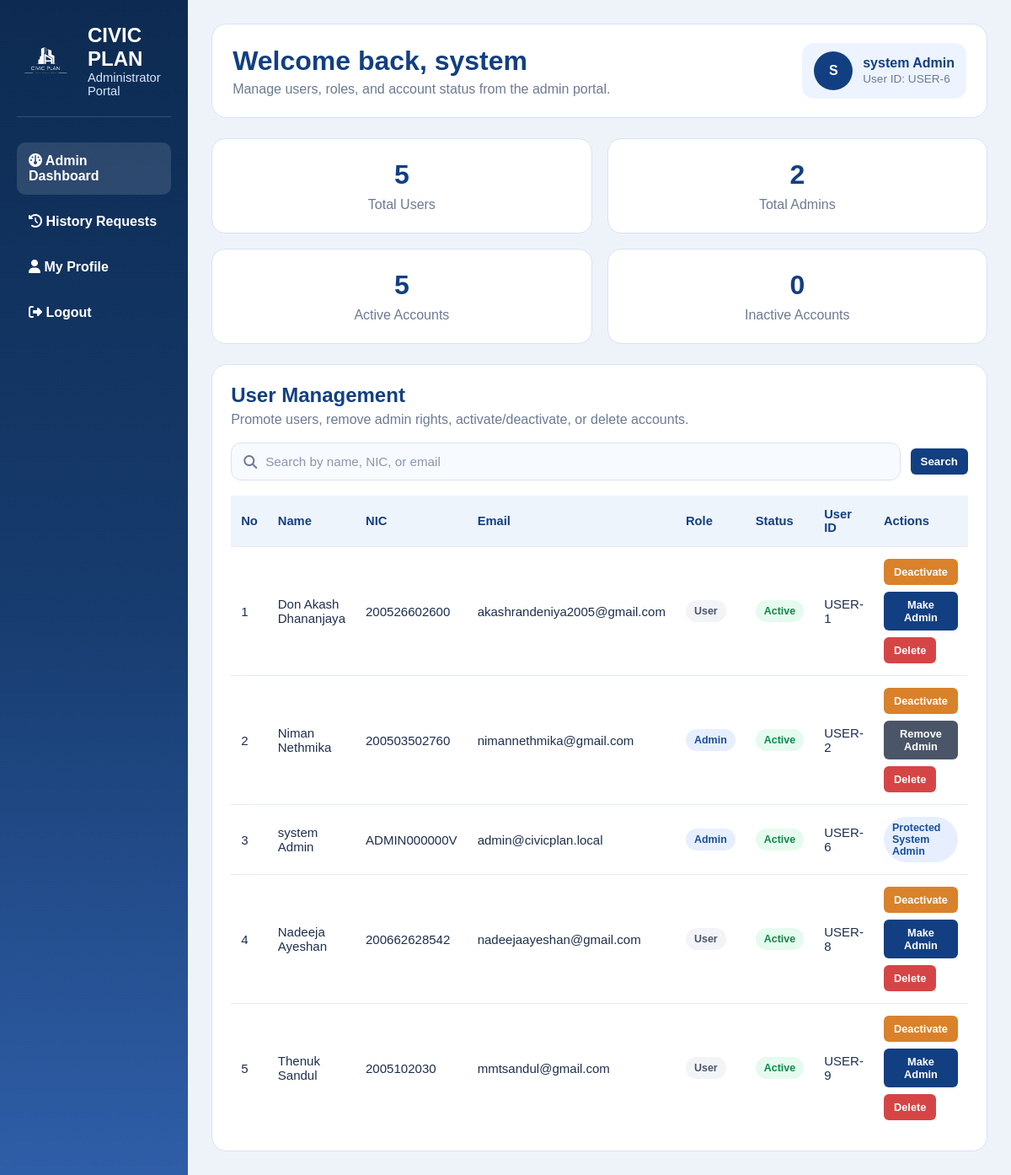
The app's page /admin/dashboard (signed in) with its own data.
### tables this page shows
CREATE TABLE users (
    user_id INTEGER PRIMARY KEY AUTOINCREMENT,
    first_name TEXT NOT NULL,
    last_name TEXT NOT NULL,
    phone_number TEXT,
    email TEXT UNIQUE NOT NULL,
    password_hash TEXT NOT NULL,
    date_of_birth TEXT,
    address TEXT,
    city TEXT,
    nic TEXT UNIQUE NOT NULL,
    is_admin BOOLEAN DEFAULT FALSE,
    created_at TEXT DEFAULT CURRENT_TIMESTAMP
, employee_id TEXT, is_active BOOLEAN DEFAULT 1);

### routes/admin_routes.py (the view)
@admin_bp.route("/admin/dashboard")
def admin_dashboard():
    admin_user, redirect_response = admin_required()
    if redirect_response:
        return redirect_response
    search_query = request.args.get("search", "").strip()
    conn = get_connection()
    cursor = conn.cursor()
    cursor.execute("SELECT COUNT(*) AS total_users FROM users")
    total_users = cursor.fetchone()["total_users"]
    cursor.execute("SELECT COUNT(*) AS total_admins FROM users WHERE is_admin = 1")
    total_admins = cursor.fetchone()["total_admins"]
    cursor.execute("SELECT COUNT(*) AS active_users FROM users WHERE is_active = 1")
    active_users = cursor.fetchone()["active_users"]
    cursor.execute("SELECT COUNT(*) AS inactive_users FROM users WHERE is_active = 0")
    inactive_users = cursor.fetchone()["inactive_users"]
    if search_query:
        like_term = f"%{search_query}%"
        cursor.execute(
            """
            SELECT *
            FROM users
            WHERE (
                first_name || ' ' || last_name LIKE ?
                OR first_name LIKE ?
                OR last_name LIKE ?
                OR nic LIKE ?
                OR email LIKE ?
            )
            ORDER BY user_id ASC
            """,
            (like_term, like_term, like_term, like_term, like_term),
        )
    else:
        cursor.execute(
            """
            SELECT *
            FROM users
            ORDER BY user_id ASC
            """
        )
    users = cursor.fetchall()
    conn.close()
    return render_template(
        "admin_dashboard.html",
        user=admin_user,
        users=users,
        total_users=total_users,
        total_admins=total_admins,
        active_users=active_users,
        inactive_users=inactive_users,
        search_query=search_query,
    )

### database/db_connection.py (called while the page is built)
def get_connection():
    conn = sqlite3.connect(db_path)
    conn.row_factory = sqlite3.Row
    conn.execute("PRAGMA foreign_keys = ON")
    return conn

### routes/admin_routes.py (called while the page is built)
def get_current_user():
    if "user_id" not in session:
        return None
    conn = get_connection()
    cursor = conn.cursor()
    cursor.execute("""
        SELECT * FROM users
        WHERE user_id = ?
    """, (session["user_id"],))
    user = cursor.fetchone()
    conn.close()
    return user

def admin_required():
    user = get_current_user()
    if not user:
        flash("Please sign in first.", "error")
        return None, redirect(url_for("auth.login"))
    if not user["is_admin"]:
        flash("Admin access only.", "error")
        return None, redirect(url_for("main.dashboard"))
    return user, None

### templates/admin_dashboard.html (shortened to what this page needs)
<!DOCTYPE html>
<html lang="en">
<head>
    <link rel="stylesheet" href="{{ url_for('static', filename='admin_dashboard.css') }}" />
    <link rel="stylesheet" href="https://cdnjs.cloudflare.com/ajax/libs/font-awesome/6.5.0/css/all.min.css" />
</head>
<body>
    <div class="admin-shell">
        <aside class="sidebar">
            <div class="sidebar-brand">
                <img src="{{ url_for('static', filename='images/logo-removebackground.png') }}" alt="Logo">
                <div>
                    <h2>CIVIC PLAN</h2>
                    <p>Administrator Portal</p>
                </div>
            </div>
            <nav class="sidebar-nav">
                <a href="{{ url_for('admin.admin_dashboard') }}" class="active">
                    <i class="fa-solid fa-gauge"></i> Admin Dashboard
                </a>
                <a href="{{ url_for('admin.admin_transaction_history_requests') }}">
                    <i class="fa-solid fa-clock-rotate-left"></i> History Requests
                </a>
                <a href="{{ url_for('user.account') }}">
                    <i class="fa-solid fa-user"></i> My Profile
                </a>
                <a href="{{ url_for('auth.logout') }}">
                    <i class="fa-solid fa-right-from-bracket"></i> Logout
                </a>
            </nav>
        </aside>
        <main class="main-content">
            <header class="topbar">
                <div>
                    <h1>Welcome back, {{ user['first_name'] }}</h1>
                    <p>Manage users, roles, and account status from the admin portal.</p>
                </div>
                <div class="admin-chip">
                    <div class="avatar">{{ user['first_name'][0] | upper }}</div>
                    <div>
                        <strong>{{ user['first_name'] }} {{ user['last_name'] }}</strong>
                        <span>User ID: USER-{{ user['user_id'] }}</span>
                    </div>
                </div>
            </header>
            <section class="stats-grid">
                <div class="stat-card">
                    <h3>{{ total_users }}</h3>
                    <p>Total Users</p>
                </div>
                <div class="stat-card">
                    <h3>{{ total_admins }}</h3>
                    <p>Total Admins</p>
                </div>
                <div class="stat-card">
                    <h3>{{ active_users }}</h3>
                    <p>Active Accounts</p>
                </div>
                <div class="stat-card">
                    <h3>{{ inactive_users }}</h3>
                    <p>Inactive Accounts</p>
                </div>
            </section>
            <section class="panel">
                <div class="panel-header">
                    <h2>User Management</h2>
                    <p>Promote users, remove admin rights, activate/deactivate, or delete accounts.</p>
                </div>
                <form class="search-form" method="GET" action="{{ url_for('admin.admin_dashboard') }}">
                    <div class="search-input-group">
                        <i class="fa-solid fa-magnifying-glass"></i>
                        <input type="text" name="search" placeholder="Search by name, NIC, or email"
                            value="{{ search_query if search_query else '' }}" />
                    </div>
                    <button type="submit" class="btn primary">Search</button>
                </form>
                <div class="table-wrap">
                    <table>
                        <thead>
                            <tr>
                                <th>No</th>
                                <th>Name</th>
                                <th>NIC</th>
                                <th>Email</th>
                                <th>Role</th>
                                <th>Status</th>
                                <th>User ID</th>
                                <th>Actions</th>
                            </tr>
                        </thead>
                        <tbody>
                            {% if users %}
                            {% for u in users %}
                            <tr>
                                <td>{{ loop.index }}</td>
                                <td>{{ u['first_name'] }} {{ u['last_name'] }}</td>
                                <td>{{ u['nic'] if u['nic'] else '-' }}</td>
                                <td>{{ u['email'] }}</td>
                                <td>
                                    {% if u['is_admin'] %}
                                    <span class="badge admin">Admin</span>
                                    {% else %}
                                    <span class="badge user">User</span>
                                    {% endif %}
                                </td>
                                <td>
                                    {% if u['is_active'] %}
                                    <span class="badge active">Active</span>
                                    {% else %}
                                    <span class="badge inactive">Inactive</span>
                                    {% endif %}
                                </td>
                                <td>USER-{{ u['user_id'] }}</td>
                                <td>
                                    {% set is_system_admin = (u['email'] == 'admin@civicplan.local' and u['nic'] ==
                                    'ADMIN000000V') %}
                                    {% if is_system_admin %}
                                    <div class="action-buttons">
                                        <span class="badge admin">Protected System Admin</span>
                                    </div>
                                    {% else %}
                                    <div class="action-buttons">
                                        <form action="{{ url_for('admin.toggle_user_status', user_id=u['user_id']) }}"
                                            method="POST">
                                            <button type="submit" class="btn small warning">
                                                {% if u['is_active'] %}Deactivate{% else %}Activate{% endif %}
                                            </button>
                                        </form>
                                        {% if not u['is_admin'] %}
                                        <form action="{{ url_for('admin.make_admin', user_id=u['user_id']) }}"
                                            method="POST">
                                            <button type="submit" class="btn small primary">Make Admin</button>
                                        </form>
                                        {% else %}
                                        <form action="{{ url_for('admin.remove_admin', user_id=u['user_id']) }}"
                                            method="POST">
                                            <button type="submit" class="btn small secondary">Remove Admin</button>
                                        </form>
                                        {% endif %}
                                        <form action="{{ url_for('admin.delete_user', user_id=u['user_id']) }}"
                                            method="POST"
                                            onsubmit="return confirm('Are you sure you want to delete this user?');">
                                            <button type="submit" class="btn small danger">Delete</button>
                                        </form>
                                    </div>
                                    {% endif %}
                                </td>
                            </tr>
                            {% endfor %}
                            {% else %}
                            <tr>
                                <td colspan="8" class="no-results">No users found.</td>
                            </tr>
                            {% endif %}
                        </tbody>
                    </table>
                </div>
            </section>
        </main>
    </div>
</body>
</html>

### static/admin_dashboard.css (style rules this page uses)
* { margin: 0; padding: 0; box-sizing: border-box; font-family: Arial, Helvetica, sans-serif; }
body { background: #eef3fa; color: #1e2f4d; }
.admin-shell { display: flex; min-height: 100vh; }
.sidebar { width: 280px; min-height: 100vh; background: linear-gradient(to bottom, #0d2b52, #163b6d, #2f5ea8); color: white; padding: 28px 20px; }
.main-content { flex: 1; padding: 28px; }
.sidebar-brand { display: flex; align-items: center; gap: 14px; margin-bottom: 30px; padding-bottom: 22px; border-bottom: 1px solid rgba(255, 255, 255, 0.15); }
.sidebar-brand img { width: 70px; height: auto; }
.sidebar-brand h2 { font-size: 1.5rem; }
.sidebar-brand p { color: #d8e7ff; font-size: 0.92rem; }
.sidebar-nav { display: flex; flex-direction: column; gap: 10px; }
.sidebar-nav a { color: white; text-decoration: none; padding: 13px 14px; border-radius: 10px; font-weight: 600; }
.sidebar-nav a:hover, .sidebar-nav a.active { background: rgba(255, 255, 255, 0.12); }
.topbar { background: white; border-radius: 18px; padding: 22px 24px; display: flex; justify-content: space-between; align-items: center; margin-bottom: 24px; border: 1px solid #d8e3f3; }
.topbar h1 { color: #123f82; font-size: 2rem; margin-bottom: 6px; }
.topbar p { color: #6c7a92; }
.admin-chip { display: flex; align-items: center; gap: 12px; background: #edf4ff; padding: 10px 14px; border-radius: 14px; }
.avatar { width: 46px; height: 46px; border-radius: 50%; background: #123f82; color: white; display: flex; align-items: center; justify-content: center; font-weight: 800; }
.admin-chip strong { display: block; color: #123f82; }
.admin-chip span { font-size: 0.85rem; color: #6c7a92; }
.stats-grid { display: grid; grid-template-columns: repeat(4, 1fr); gap: 18px; margin-bottom: 24px; }
.stat-card { background: white; border: 1px solid #d8e3f3; border-radius: 16px; padding: 24px 20px; text-align: center; }
.stat-card h3 { font-size: 2rem; color: #123f82; margin-bottom: 8px; }
.stat-card p { color: #6c7a92; }
.panel { background: white; border: 1px solid #d8e3f3; border-radius: 18px; padding: 22px; }
.panel-header { margin-bottom: 18px; }
.panel-header h2 { color: #123f82; margin-bottom: 6px; }
.panel-header p { color: #6c7a92; }
.search-form { display: flex; align-items: center; gap: 12px; flex-wrap: wrap; margin-bottom: 18px; }
.search-input-group { flex: 1; min-width: 280px; display: flex; align-items: center; gap: 10px; background: #f7faff; border: 1px solid #d8e3f3; border-radius: 12px; padding: 0 14px; }
.search-input-group i { color: #6c7a92; }
.search-input-group input { width: 100%; border: none; outline: none; background: transparent; padding: 13px 0; font-size: 0.95rem; color: #1e2f4d; }
.search-input-group input::placeholder { color: #8a97ac; }
.table-wrap { overflow-x: auto; }
table { width: 100%; border-collapse: collapse; }
thead th { background: #eef4fb; color: #123f82; text-align: left; padding: 14px 12px; font-size: 0.92rem; }
tbody td { padding: 14px 12px; border-top: 1px solid #e4ebf5; font-size: 0.94rem; }
.badge { display: inline-block; padding: 6px 10px; border-radius: 999px; font-size: 0.78rem; font-weight: 700; }
.badge.admin { background: #e7efff; color: #174f9a; }
.badge.user { background: #f2f4f8; color: #4a5568; }
.badge.active { background: #e6fbef; color: #0d8a49; }
.action-buttons { display: flex; flex-wrap: wrap; gap: 8px; }
.btn { border: none; border-radius: 6px; padding: 8px 12px; color: white; cursor: pointer; font-weight: 700; text-decoration: none; }
.btn.small { font-size: 0.8rem; }
.btn.primary { background: #123f82; }
.btn.secondary { background: #4a5568; }
.btn.warning { background: #d9822b; }
.btn.danger { background: #d64545; }
@media (max-width: 1200px) { .stats-grid { grid-template-columns: repeat(2, 1fr); } }

### records on screen
users: first_name "system", first_name "S", last_name "Admin", user_id "6", nic "ADMIN000000V", email "admin@civicplan.local", is_admin "Admin", is_active "Active", shows "Protected System Admin"
users: first_name "Don Akash", last_name "Dhananjaya", nic "200526602600", email "akashrandeniya2005@gmail.com", is_admin "User", is_active "Active", user_id "1"
users: first_name "Niman", last_name "Nethmika", nic "200503502760", email "nimannethmika@gmail.com", is_admin "Admin", is_active "Active", user_id "2"
users: first_name "Nadeeja", last_name "Ayeshan", nic "200662628542", email "nadeejaayeshan@gmail.com", is_admin "User", is_active "Active", user_id "8"
users: first_name "Thenuk", last_name "Sandul", nic "2005102030", email "mmtsandul@gmail.com", is_admin "User", is_active "Active", user_id "9"

### other values on screen
{{ total_users }} "5"
{{ total_admins }} "2"
{{ active_users }} "5"
{{ inactive_users }} "0"
